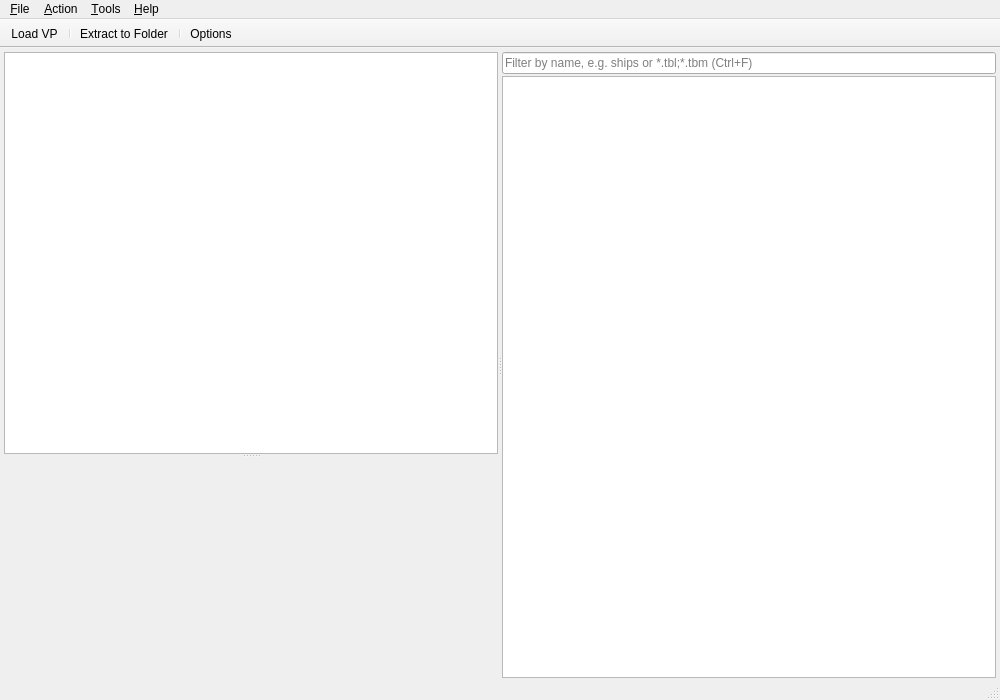
<?xml version="1.0" encoding="UTF-8"?>
<ui version="4.0">
 <class>MainWindow</class>
 <widget class="QMainWindow" name="MainWindow">
  <property name="geometry">
   <rect>
    <x>0</x>
    <y>0</y>
    <width>1000</width>
    <height>700</height>
   </rect>
  </property>
  <property name="windowTitle">
   <string>QtVP</string>
  </property>
  <property name="acceptDrops">
   <bool>true</bool>
  </property>
  <widget class="QWidget" name="centralWidget">
   <layout class="QVBoxLayout" name="centralLayout">
    <property name="leftMargin">
     <number>4</number>
    </property>
    <property name="topMargin">
     <number>4</number>
    </property>
    <property name="rightMargin">
     <number>4</number>
    </property>
    <property name="bottomMargin">
     <number>0</number>
    </property>
    <item>
     <widget class="QSplitter" name="mainSplitter">
      <property name="orientation">
       <enum>Qt::Orientation::Horizontal</enum>
      </property>
      <property name="childrenCollapsible">
       <bool>false</bool>
      </property>
      <widget class="QSplitter" name="leftSplitter">
       <property name="orientation">
        <enum>Qt::Orientation::Vertical</enum>
       </property>
       <property name="childrenCollapsible">
        <bool>false</bool>
       </property>
       <widget class="QTreeView" name="folderTree">
        <property name="minimumSize">
         <size>
          <width>180</width>
          <height>120</height>
         </size>
        </property>
        <property name="headerHidden">
         <bool>true</bool>
        </property>
        <property name="uniformRowHeights">
         <bool>true</bool>
        </property>
       </widget>
       <widget class="QWidget" name="previewPane">
        <layout class="QVBoxLayout" name="previewLayout">
         <property name="spacing">
          <number>2</number>
         </property>
         <property name="leftMargin">
          <number>0</number>
         </property>
         <property name="topMargin">
          <number>0</number>
         </property>
         <property name="rightMargin">
          <number>0</number>
         </property>
         <property name="bottomMargin">
          <number>0</number>
         </property>
         <item>
          <layout class="QHBoxLayout" name="previewControls">
           <property name="spacing">
            <number>2</number>
           </property>
           <item>
            <widget class="QToolButton" name="playButton">
             <property name="toolTip">
              <string>Play / preview</string>
             </property>
             <property name="autoRaise">
              <bool>true</bool>
             </property>
            </widget>
           </item>
           <item>
            <widget class="QToolButton" name="stopButton">
             <property name="toolTip">
              <string>Stop</string>
             </property>
             <property name="autoRaise">
              <bool>true</bool>
             </property>
            </widget>
           </item>
           <item>
            <widget class="QToolButton" name="popOutButton">
             <property name="toolTip">
              <string>Open preview in a separate window</string>
             </property>
             <property name="autoRaise">
              <bool>true</bool>
             </property>
            </widget>
           </item>
           <item>
            <spacer name="previewControlsSpacer">
             <property name="orientation">
              <enum>Qt::Orientation::Horizontal</enum>
             </property>
             <property name="sizeHint" stdset="0">
              <size>
               <width>0</width>
               <height>0</height>
              </size>
             </property>
            </spacer>
           </item>
          </layout>
         </item>
         <item>
          <widget class="PreviewWidget" name="previewArea">
           <property name="minimumSize">
            <size>
             <width>0</width>
             <height>80</height>
            </size>
           </property>
          </widget>
         </item>
        </layout>
       </widget>
      </widget>
      <widget class="QWidget" name="filePane">
       <layout class="QVBoxLayout" name="filePaneLayout">
        <property name="spacing">
         <number>2</number>
        </property>
        <property name="leftMargin">
         <number>0</number>
        </property>
        <property name="topMargin">
         <number>0</number>
        </property>
        <property name="rightMargin">
         <number>0</number>
        </property>
        <property name="bottomMargin">
         <number>0</number>
        </property>
        <item>
         <widget class="QLineEdit" name="filterEdit">
          <property name="placeholderText">
           <string>Filter by name, e.g. ships or *.tbl;*.tbm (Ctrl+F)</string>
          </property>
          <property name="clearButtonEnabled">
           <bool>true</bool>
          </property>
         </widget>
        </item>
        <item>
         <widget class="QTreeView" name="fileList">
          <property name="selectionMode">
           <enum>QAbstractItemView::SelectionMode::ExtendedSelection</enum>
          </property>
          <property name="rootIsDecorated">
           <bool>false</bool>
          </property>
          <property name="uniformRowHeights">
           <bool>true</bool>
          </property>
          <property name="sortingEnabled">
           <bool>true</bool>
          </property>
          <property name="alternatingRowColors">
           <bool>true</bool>
          </property>
          <property name="dragEnabled">
           <bool>true</bool>
          </property>
          <property name="dragDropMode">
           <enum>QAbstractItemView::DragDropMode::DragOnly</enum>
          </property>
          <property name="defaultDropAction">
           <enum>Qt::DropAction::CopyAction</enum>
          </property>
         </widget>
        </item>
       </layout>
      </widget>
     </widget>
    </item>
   </layout>
  </widget>
  <widget class="QMenuBar" name="menuBar">
   <widget class="QMenu" name="menuFile">
    <property name="title">
     <string>&amp;File</string>
    </property>
    <addaction name="actionLoadVp"/>
    <addaction name="actionNewVp"/>
    <addaction name="actionCloseVp"/>
    <addaction name="separator"/>
    <addaction name="actionExit"/>
   </widget>
   <widget class="QMenu" name="menuAction">
    <property name="title">
     <string>&amp;Action</string>
    </property>
    <addaction name="actionOpen"/>
    <addaction name="actionOpenWith"/>
    <addaction name="separator"/>
    <addaction name="actionExtractToDir"/>
    <addaction name="separator"/>
    <addaction name="actionFind"/>
   </widget>
   <widget class="QMenu" name="menuTools">
    <property name="title">
     <string>&amp;Tools</string>
    </property>
    <addaction name="actionOptions"/>
   </widget>
   <widget class="QMenu" name="menuHelp">
    <property name="title">
     <string>&amp;Help</string>
    </property>
    <addaction name="actionAbout"/>
    <addaction name="actionAboutQt"/>
   </widget>
   <addaction name="menuFile"/>
   <addaction name="menuAction"/>
   <addaction name="menuTools"/>
   <addaction name="menuHelp"/>
  </widget>
  <widget class="QToolBar" name="mainToolBar">
   <property name="windowTitle">
    <string>Toolbar</string>
   </property>
   <property name="movable">
    <bool>false</bool>
   </property>
   <property name="toolButtonStyle">
    <enum>Qt::ToolButtonStyle::ToolButtonTextBesideIcon</enum>
   </property>
   <attribute name="toolBarArea">
    <enum>TopToolBarArea</enum>
   </attribute>
   <attribute name="toolBarBreak">
    <bool>false</bool>
   </attribute>
   <addaction name="actionLoadVp"/>
   <addaction name="separator"/>
   <addaction name="actionExtractToDir"/>
   <addaction name="separator"/>
   <addaction name="actionOptions"/>
  </widget>
  <widget class="QStatusBar" name="statusBar"/>
  <action name="actionLoadVp">
   <property name="text">
    <string>&amp;Load VP...</string>
   </property>
   <property name="iconText">
    <string>Load VP</string>
   </property>
   <property name="shortcut">
    <string>Ctrl+O</string>
   </property>
  </action>
  <action name="actionNewVp">
   <property name="text">
    <string>&amp;New VP</string>
   </property>
   <property name="shortcut">
    <string>Ctrl+N</string>
   </property>
  </action>
  <action name="actionCloseVp">
   <property name="text">
    <string>&amp;Close VP</string>
   </property>
   <property name="shortcut">
    <string>Ctrl+W</string>
   </property>
  </action>
  <action name="actionExit">
   <property name="text">
    <string>E&amp;xit</string>
   </property>
  </action>
  <action name="actionExtractToDir">
   <property name="text">
    <string>&amp;Extract to Folder...</string>
   </property>
   <property name="iconText">
    <string>Extract to Folder</string>
   </property>
   <property name="shortcut">
    <string>Ctrl+E</string>
   </property>
  </action>
  <action name="actionOpen">
   <property name="text">
    <string>&amp;Open</string>
   </property>
   <property name="toolTip">
    <string>Open the selected files in their usual app (double-click or Enter)</string>
   </property>
  </action>
  <action name="actionOpenWith">
   <property name="text">
    <string>Open &amp;With...</string>
   </property>
   <property name="toolTip">
    <string>Choose which app opens the selected files</string>
   </property>
  </action>
  <action name="actionOptions">
   <property name="text">
    <string>&amp;Options...</string>
   </property>
   <property name="iconText">
    <string>Options</string>
   </property>
  </action>
  <action name="actionFind">
   <property name="text">
    <string>&amp;Filter Files</string>
   </property>
   <property name="shortcut">
    <string>Ctrl+F</string>
   </property>
  </action>
  <action name="actionAbout">
   <property name="text">
    <string>&amp;About QtVP</string>
   </property>
  </action>
  <action name="actionAboutQt">
   <property name="text">
    <string>About &amp;Qt</string>
   </property>
  </action>
 </widget>
 <customwidgets>
  <customwidget>
   <class>PreviewWidget</class>
   <extends>QFrame</extends>
   <header>Previews/PreviewWidget.h</header>
  </customwidget>
 </customwidgets>
 <resources/>
 <connections/>
</ui>
